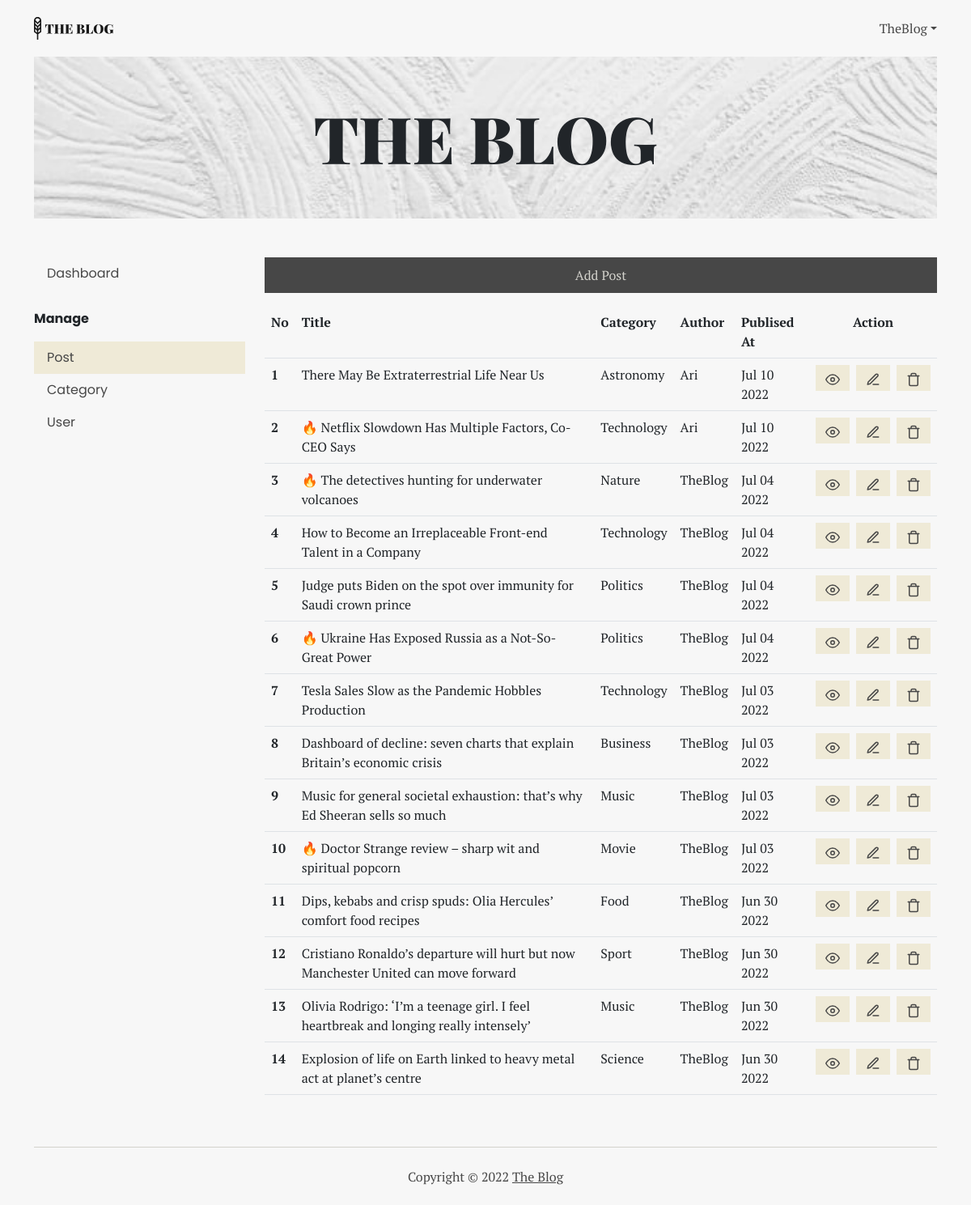
Screenshot of /dashboard/post/index.php (signed in) with the database file from the repository.
### tables this page shows
CREATE TABLE `post` (
  `id` int(11) NOT NULL,
  `title` varchar(255) NOT NULL,
  `body` text NOT NULL,
  `image` varchar(255) NOT NULL,
  `id_user` int(11) NOT NULL,
  `category` varchar(255) NOT NULL,
  `createdAt` datetime NOT NULL,
  `isMain` tinyint(1) NOT NULL,
  `createdMainAt` datetime NOT NULL
);

CREATE TABLE `user` (
  `id` int(11) NOT NULL,
  `email` varchar(255) NOT NULL,
  `password` varchar(255) NOT NULL,
  `first_name` varchar(255) NOT NULL,
  `last_name` varchar(255) NOT NULL,
  `isAdmin` tinyint(1) NOT NULL,
  `createdAt` datetime NOT NULL
);

### dashboard/post/index.php (the view, shortened to what this page needs)
<?php
include '../../connection.php';
if ($_SESSION['user_isAdmin']) {
	$sql = "SELECT post.id, post.title, post.createdAt, post.category, post.isMain,user.first_name AS 'author'
			FROM post
			LEFT JOIN user ON post.id_user = user.id
			ORDER BY createdAt DESC";
}
$query = mysqli_query($conn, $sql);
?>
<!DOCTYPE html>
<html lang="en">
<head>
	<link rel="stylesheet" href="../../style/bootstrap.min.css" />
	<link rel="stylesheet" href="../../style/main.css" />
</head>
<body>
	<div class="container">
		<nav class="nav-main" aria-label="main navigation">
			<a href="../../"><img src="../../assets/logo.svg" alt="The Blog Logo" /></a>
			<div>
				<?php if ($_SESSION['user_id']) { ?>
					<p class="m-0 rounded-0 dropdown-toggle cursor-pointer" data-bs-toggle="dropdown" aria-expanded="false"><?= $_SESSION['user_first_name']; ?></p>
				<?php } ?>
			</div>
		</nav>
		<header>
			<section class="banner">
				<img src="../../assets/banner.jpg" alt="Banner" />
				<h1 class="display-1">THE BLOG</h1>
			</section>
		</header>
		<main>
			<div class="row my-5">
				<aside class="col-12 col-md-3 mb-4">
					<div class="manage">
						<nav class="nav-side mb-4 p-0" aria-label="Manage Navigation">
							<a href="../">
								<p>Dashboard</p>
							</a>
						</nav>
						<p class="manage__title">Manage</p>
						<nav class="nav-side" aria-label="Manage Navigation">
							<?php if ($_SESSION['user_isAdmin']) { ?>
								<a href="./">
									<p class="active">Post</p>
								</a>
								<a href="../category/">
									<p>Category</p>
								</a>
								<a href="../user/">
									<p>User</p>
								</a>
							<?php } else { ?>
								<a href="./">
									<p class="active">Post</p>
								</a>
							<?php } ?>
						</nav>
					</div>
				</aside>
				<section class="col-12 col-md-9">
					<a href="./add_form.php" class="btn-primary mb-3">Add Post</a>
					<div class="overflow-auto">
						<table class="table">
							<tr>
								<th>No</th>
								<th>Title</th>
								<th>Category</th>
								<?php if ($_SESSION['user_isAdmin']) { ?>
									<th>Author</th>
								<?php } ?>
								<th>Publised At</th>
								<th class="text-center">Action</th>
							</tr>
							<?php
							$no = 1;
							while ($row = mysqli_fetch_array($query)) {
								$title = $row['title'];
							?>
								<tr>
									<th><?= $no ?></th>
									<td><?= $row['isMain'] == 1 ? "🔥" : ""; ?>
										<?= $row['title'] ?>
									</td>
									<td><?= $row['category'] ?></td>
									<?php if ($_SESSION['user_isAdmin']) { ?>
										<td><?= $row['author'] ?></td>
									<?php } ?>
									<td><?= date("M d Y", strtotime($row['createdAt'])) ?></td>
									<td>
										<div class="d-flex justify-content-center align-items-center gap-2">
											<a href="../../read.php?id=<?= $row['id'] ?>&category=<?= $row['category'] ?>" target="_blank" title="view"><img src="../../assets/ic_eye.svg" alt="" /></a>
											<a href="./edit_form.php?id=<?= $row['id'] ?>" title="edit"><img src="../../assets/ic_edit.svg" alt="" /></a>
											<a href="./delete.php?id=<?= $row['id'] ?>" title="delete" onclick="return confirm('Do you want to delete _<?= $title ?>_ post?')"><img src="../../assets/ic_trash.svg" alt="" /></a>
										</div>
									</td>
								</tr>
							<?php
								$no++;
							}
							?>
						</table>
					</div>
				</section>
		</main>
		<footer>
			<p>Copyright © <?= date('Y') ?> <a href="#">The Blog</a></p>
		</footer>
	</div>
</body>
</html>

### style/main.css (style rules this page uses)
:root { --background: #f7f7f7; --soft: #d3d2cc; --active: #efead7; --dark: #474747; --darker: #181818; }
* { font-family: "PT Serif", serif; padding: 0; }
body { background-color: var(--background); }
.nav-main { display: flex; height: 70px; justify-content: space-between; align-items: center; }
.nav-main > div { display: flex; gap: 24px; }
.nav-main p { color: var(--dark); cursor: pointer; }
aside * { font-family: Poppins, sans-serif; }
.nav-side a { text-decoration: none; color: var(--dark); }
.nav-side p { margin: 0; padding: 8px 16px; }
.manage__title { font-weight: bold; }
.active { background-color: var(--active); }
.btn-primary { border: none; background-color: var(--dark); color: var(--soft); padding: 10px; width: 100%; text-decoration: none; display: inline-block; text-align: center; }
.banner { width: 100%; display: flex; align-items: center; justify-content: center; position: relative; }
.banner > img { width: 100%; max-height: 200px; object-fit: cover; background-repeat: no-repeat; }
.banner > h1 { font-family: "Playfair Display", serif; font-weight: 900; position: absolute; text-align: center; margin: 0; }
table a { width: 42px; padding: 4px 12px; background-color: var(--active); }
table img { color: red; width: 100%; }
footer { display: flex; justify-content: center; align-items: center; height: 72px; border-top: 1px solid var(--soft); }
footer * { color: var(--dark); margin: 0; }

### rows the page displays
post: title "There May Be Extraterrestrial Life Near Us", category "Astronomy", id_user.first_name "Ari", createdAt "Jul 10 2022"
post: title "Netflix Slowdown Has Multiple Factors, Co-CEO Says", category "Technology", id_user.first_name "Ari", createdAt "Jul 10 2022"
post: title "The detectives hunting for underwater volcanoes", category "Nature", id_user.first_name "TheBlog", createdAt "Jul 04 2022"
post: title "How to Become an Irreplaceable Front-end Talent in a Company", category "Technology", id_user.first_name "TheBlog", createdAt "Jul 04 2022"
post: title "Judge puts Biden on the spot over immunity for Saudi crown prince", category "Politics", id_user.first_name "TheBlog", createdAt "Jul 04 2022"
post: title "Ukraine Has Exposed Russia as a Not-So-Great Power", category "Politics", id_user.first_name "TheBlog", createdAt "Jul 04 2022"
post: title "Tesla Sales Slow as the Pandemic Hobbles Production", category "Technology", id_user.first_name "TheBlog", createdAt "Jul 03 2022"
post: title "Dashboard of decline: seven charts that explain Britain’s economic crisis", category "Business", id_user.first_name "TheBlog", createdAt "Jul 03 2022"
post: title "Music for general societal exhaustion: that’s why Ed Sheeran sells so much", category "Music", id_user.first_name "TheBlog", createdAt "Jul 03 2022"
post: title "Doctor Strange review – sharp wit and spiritual popcorn", category "Movie", id_user.first_name "TheBlog", createdAt "Jul 03 2022"
post: title "Dips, kebabs and crisp spuds: Olia Hercules’ comfort food recipes", category "Food", id_user.first_name "TheBlog", createdAt "Jun 30 2022"
post: title "Cristiano Ronaldo’s departure will hurt but now Manchester United can move forward", category "Sport", id_user.first_name "TheBlog", createdAt "Jun 30 2022"
post: title "Olivia Rodrigo: ‘I’m a teenage girl. I feel heartbreak and longing really intensely’", category "Music", id_user.first_name "TheBlog", createdAt "Jun 30 2022"
post: title "Explosion of life on Earth linked to heavy metal act at planet’s centre", category "Science", id_user.first_name "TheBlog", createdAt "Jun 30 2022"

### other values shown
$_SESSION['user_first_name'] "TheBlog"
